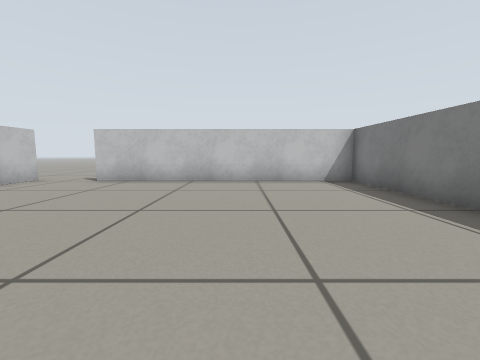
View 1 (above)

12 first-person views from a walk through a world built for the Gazebo simulator. The camera is 0.41 m above the floor, tilts 6° down and sees 90° across. The floor is counted in squares, 0.5 m on a side. Each view is taken from the middle of a square. On the plan, view 1 faces up. The plan holds only what a view shows up to about 9 squares ahead; the rest is blank.

View 2
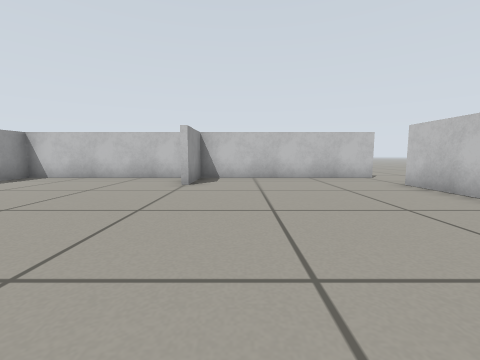

View 3
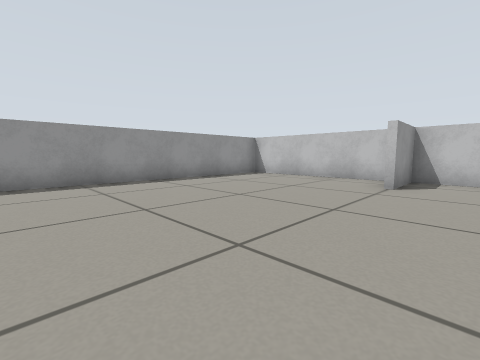

View 4
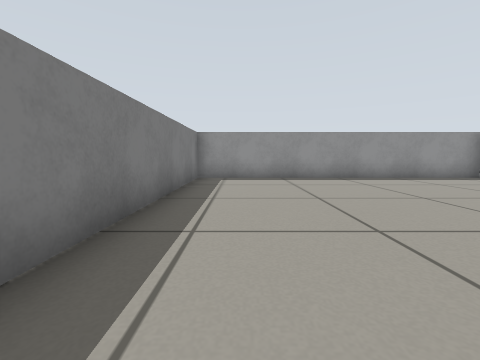

View 5
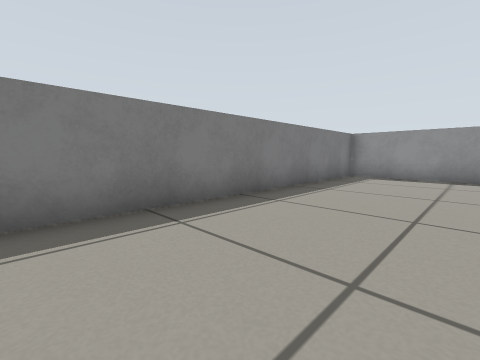

View 6
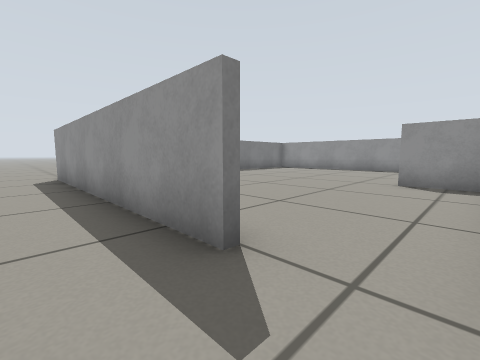

View 7
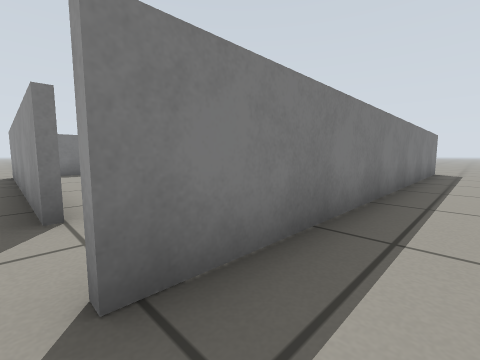

View 8
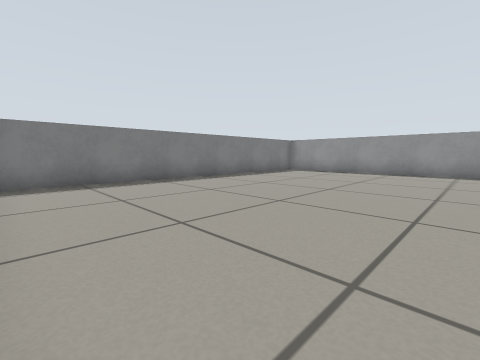

View 9
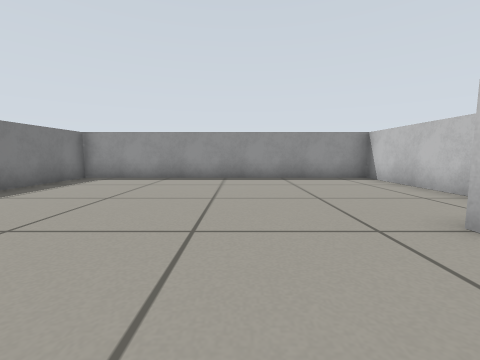

View 10
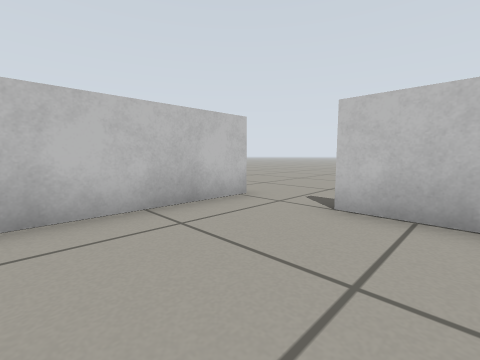

View 11
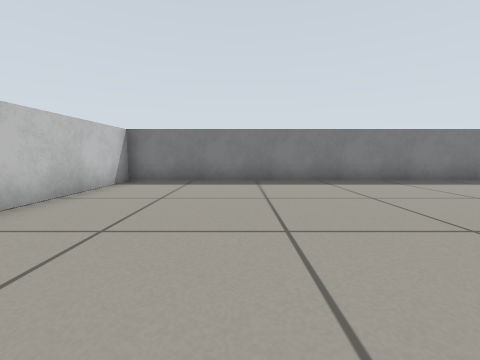

View 12
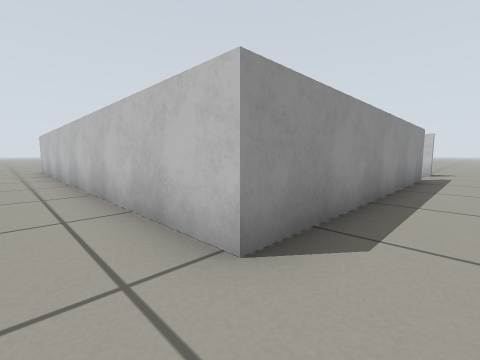

### Floor plan
Points are (right, up) in squares from view 1. A wall is a line through its corners. A room is listed if a view was taken in it or the views show most of it. See-through windows are left out.
Room 1 (views 1, 2, 3, 4, 5, 6, 8, 9, 10, 11)
walls: (-6.5, 1) (-6.5, -4.5) (3.5, -4.5) (3.5, 7.5) (-4.5, 7.5); (-4.6, 7.7) (3.7, 7.7); (-6.5, 7.8) (-6.5, 1.6) (-4.5, 1.6)
ways out: opening at (-7, 8.5) to room 2; opening at (5, 9) to room 3
Room 2 (view 7)
walls: (-6.7, -3.6) (-6.7, 7.8)
ways out: opening at (-7, 8.5) to room 1
Room 3 (view 12)
walls: (3.7, 7.7) (3.7, -2.5)
ways out: opening at (5, 9) to room 1

Where each view was taken, in squares from view 1:
view 1: 0 up, 0 right, facing up
view 2: 3 up, 2 right, facing left
view 3: 3 up, 2 right, facing down-left
view 4: 4 up, 2 right, facing down
view 5: 5 up, 0 right, facing down-right
view 6: 9 up, 6 left, facing down-right
view 7: 8 up, 8 left, facing down-right
view 8: 7 up, 4 left, facing down-right
view 9: 4 up, 2 left, facing down
view 10: 4 up, 3 left, facing up-left
view 11: 4 up, 4 left, facing right
view 12: 9 up, 5 right, facing down-left
